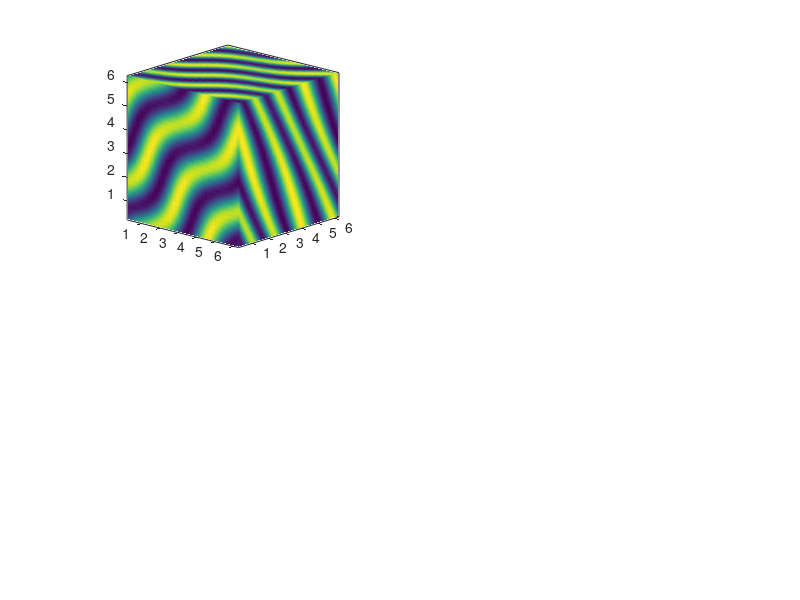

Here is the MATLAB script that generated this plot: (Note: this script raises an error after producing the figure.)
function RMHD_3D

%%%%%%%%%%%%%%%%%%%%%%%%%%%%%%%%%%%%%
%%%                               %%%
%%%   Draft 3D RMHD Solver        %%%
%%%                               %%%
%%%   Uses Elsasser Formulation   %%%
%%%   for an Alfven Wave in a     %%%
%%%   3D Torus                    %%%
%%%                               %%%
%%%%%%%%%%%%%%%%%%%%%%%%%%%%%%%%%%%%%

%% Paramaters %%%%%%%%%%%%%%%%%%%%%%%%%%%%%%%%%%

va   = 1;      % Alven velocity
nu   = 1e-3;
beta = 1;      % c_s/v_A

Fullscreen = 0;         % Makes plot figure fullscreen !!! Forces figure to foreground !!!

LX = 2*pi;     % Box-size (x-direction)
LY = 2*pi;     % Box-size (y-direction)
LZ = 2*pi;     % Box-size (z-direction)     %%% !!! Should this scale differently to LX and LY? !!! %%%

NX = 32;      % Resolution in x
NY = 32;      % Resolution in y
NZ = 32;      % Resolution in z
N = NX*NY*NZ;

CFL = 0.01;            %%% !!! Think about CFL conditions !!! %%% (Will eventually implement variable time step)
dt  = 1e-4;     % InitialTime Step
TF  = 1;      % Final Time
TSCREEN = 500;  % Screen Update Interval Count (NOTE: plotting is usually slow)
time = dt:dt:TF;

E_zeta_plus  = zeros(1,length(time));
E_zeta_minus = zeros(1,length(time));
E_s_plus     = zeros(1,length(time));
E_s_minus    = zeros(1,length(time));
u_par_save   = zeros(1,length(time));
u_perx_save  = zeros(1,length(time));
u_pery_save  = zeros(1,length(time));

dx = LX/NX;
dy = LY/NY;
dz = LZ/NZ;
min_mesh = min([dx dy dz]);
dV = dx*dy*dz;

I=sqrt(-1);
bpar = 1/sqrt(1+(1/beta)^2);
grid_int = dV/N;
t=0.0;

%% Initialise wavevector grid %%%%%%%%%%%%%%%%%%

kx = (2*I*pi/LX)*[0:((NX/2)-1)  -(NX/2):-1];    % [0, 1, ..., NX/2-1, -NX/2, -NX/2+1, ..., -1]    % This is a formatting convention
ky = (2*I*pi/LY)*[0:((NY/2)-1)  -(NY/2):-1];
kz = (2*I*pi/LZ)*[0:((NZ/2)-1)  -(NZ/2):-1];
[KX, KY, KZ] = ndgrid(kx, ky, kz);

dealias = abs(KX)<(1/3)*NX & abs(KY)<(1/3)*NY & abs(KZ)<(1/3)*NZ;    % Cutting of frequencies for dealiasing using the 2/3 rule   (2/3)*(N/2)

k2_perp = KX.^2 + KY.^2;      % (Perpendicular) Laplacian in Fourier space
k2_poisson = k2_perp;
k2_poisson(1,1,:) = 1;        % Fixed Laplacian in F.S. for Poisson's equation (Because first entry was 0)
k2 = k2_perp + KZ.^2;         % Laplacian in F.S.

%% Initial Condition %%%%%%%%%%%%%%%%%%%%%%%%%%%

[i,j,k] = ndgrid((1:NX)*dx,(1:NY)*dy,(1:NZ)*dz);
XG = permute(i, [2 1 3]);
YG = permute(j, [2 1 3]);
ZG = permute(k, [2 1 3]);

%%%% Taylor-Green Vortex
% %
% Lap_zeta_plus  = k2_perp.*fftn((1/(pi))*(sin((2*pi/LX)*i).*sin((4*pi/LX)*j).*cos((2*pi/LX)*k) + (1/sqrt(3)).*cos((12*pi/LX)*i).*cos((2*pi/LX)*j).*sin((4*pi/LX)*k)));
% Lap_zeta_minus = k2_perp.*fftn((1/(2*pi))*(sin((2*pi/LX)*i).*sin((2*pi/LX)*j).*cos((8*pi/LX)*k) - (1/sqrt(3)).*cos((2*pi/LX)*i).*cos((4*pi/LX)*j).*sin((2*pi/LX)*k)));
% %
% s_plus  = fftn((-2/sqrt(12*pi))*(1/bpar).*sin((2*pi/LX)*i).*sin((2*pi/LX)*j).*cos((2*pi/LX)*k));
% s_minus = fftn((2/sqrt(12*pi))*(1/bpar).*sin((2*pi/LX)*i).*sin((2*pi/LX)*j).*cos((2*pi/LX)*k));

Lap_zeta_plus  = k2_perp.*fftn(sin(4*pi*(i/LX - 2*j/LY - k/LZ)));
Lap_zeta_minus = k2_perp.*fftn(sin(2*pi*(i/LX + j/LY + k/LZ)));

% Lap_zeta_plus  = k2_perp.*fftn(1);
% Lap_zeta_minus = k2_perp.*fftn(0);

s_plus  = fftn(0.01*cos(-2*pi*(k/LZ+i/LX)));
s_minus = fftn(0.01*sin( 2*pi*(j/LY+k/LZ)));

%% Solver %%%%%%%%%%%%%%%%%%%%%%%%%%%%%%%%%%%%%%
tic
k=0;
n=1;
for i = (1:length(time))
    k=k+1;
    
    %% Update time-step        (!!Requires changing time vector!!)
    u_par = real(ifftn((0.5).*(s_plus + s_minus)));
    
    phi = abs((0.5)*(Lap_zeta_plus + Lap_zeta_minus)./k2_poisson);
    phi_x = real(ifftn(KX.*phi));    % y component of u_perp
    phi_y = real(ifftn(KY.*phi));    %-x component of u_perp
    
    psi = abs((0.5)*(Lap_zeta_plus - Lap_zeta_minus)./k2_poisson);
    psi_x = real(ifftn(KX.*psi));    % y component of u_perp
    psi_y = real(ifftn(KY.*psi));    %-x component of u_perp
    
    u_perp = sqrt((phi_x).^2 + (phi_y).^2);
    u = sqrt(u_par.^2 + u_perp.^2);
    
    va_perp = sqrt(psi_x.^2 + psi_y.^2);
    va_par = real(ifftn(bpar*(0.5).*(s_plus - s_minus)));
    va_time = sqrt(va_par.^2 + va_perp.^2);
    
    dt_grid_phi = (CFL*min_mesh)./u;
    dt_grid_psi = (CFL*min_mesh)./va_time;
    
    dt = min( [min(dt_grid_phi(:)) min(dt_grid_psi(:))])/2;
    exp_correct = exp(dt*nu*k2);  % (Romain thinks k2) %%% !!! Can include linear term !!!
    
    %%% Update zeta p/m for new time-step
    zeta_plus = Lap_zeta_plus./k2_poisson;
    zeta_minus = Lap_zeta_minus./k2_poisson;
    
    %%% Compute Poisson Brackets
    
    % Calculates derivatives for PB
    zp_x  = real(ifftn(KX.*zeta_plus));
    zm_x  = real(ifftn(KX.*zeta_minus));
    zp_y  = real(ifftn(KY.*zeta_plus));
    zm_y  = real(ifftn(KY.*zeta_minus));
    
    sp_x  = real(ifftn(KX.*s_plus));
    sm_x  = real(ifftn(KX.*s_minus));
    sp_y  = real(ifftn(KY.*s_plus));
    sm_y  = real(ifftn(KY.*s_minus));
    
    Lzp_x = real(ifftn(KX.*Lap_zeta_plus));
    Lzm_x = real(ifftn(KX.*Lap_zeta_minus));
    Lzp_y = real(ifftn(KY.*Lap_zeta_plus));
    Lzm_y = real(ifftn(KY.*Lap_zeta_minus));
    
    % Calculates PB
    % Alfven
    PB_zp_Lzm = fftn((zp_x.*Lzm_y) - (zp_y.*Lzm_x));
    PB_zm_Lzp = fftn((zm_x.*Lzp_y) - (zm_y.*Lzp_x));
    PB_zp_zm  = fftn((zp_x.*zm_y)  - (zp_y.*zm_x));
    % Compressive
    PB_zp_sp  = fftn((zp_x.*sp_y)  - (zp_y.*sp_x));
    PB_zp_sm  = fftn((zp_x.*sm_y)  - (zp_y.*sm_x));
    PB_zm_sp  = fftn((zm_x.*sp_y)  - (zm_y.*sp_x));
    PB_zm_sm  = fftn((zm_x.*sm_y)  - (zm_y.*sm_x));
    
    NL_zeta_Sup = -(0.5).*(PB_zp_Lzm + PB_zm_Lzp).*dealias;
    NL_zeta_Lap = -(0.5).*k2_perp.*PB_zp_zm.*dealias;
    NL_zeta_plus  = NL_zeta_Sup - NL_zeta_Lap;
    NL_zeta_minus = NL_zeta_Sup + NL_zeta_Lap;
    
    NL_s_plus   = -(0.5).*((1-bpar).*PB_zp_sp + (1+bpar).*PB_zm_sp).*dealias;
    NL_s_minus  = -(0.5).*((1+bpar).*PB_zp_sm + (1-bpar).*PB_zm_sm).*dealias;
    
    %%% Compute Linear terms
    
    Lin_zeta_plus  =   va.*KZ.*Lap_zeta_plus;
    Lin_zeta_minus =  -va.*KZ.*Lap_zeta_minus;
    Lin_s_plus     =  (va*bpar).*KZ.*s_plus;
    Lin_s_minus    = -(va*bpar).*KZ.*s_minus;
    
    %%% Compute Solution at the next step %%%
    
    Lap_zeta_plus_new  = dt*(Lin_zeta_plus + NL_zeta_plus) + Lap_zeta_plus;
    Lap_zeta_minus_new = dt*(Lin_zeta_minus + NL_zeta_minus) + Lap_zeta_minus;
    s_plus_new         = dt*(Lin_s_plus + NL_s_plus) + s_plus;
    s_minus_new        = dt*(Lin_s_minus + NL_s_minus) + s_minus;
    
    Lap_zeta_plus_new  = Lap_zeta_plus_new.*exp_correct;
    Lap_zeta_minus_new = Lap_zeta_minus_new.*exp_correct;
    s_plus_new  = s_plus_new.*exp_correct;
    s_minus_new = s_minus_new.*exp_correct;
    
    %%% Energy %%%
    
    E_zeta_plus_grid  = (abs(Lap_zeta_plus_new).^2)./abs(k2_poisson);
    E_zeta_minus_grid = (abs(Lap_zeta_minus_new).^2)./abs(k2_poisson);
    E_s_plus_grid     = (abs(s_plus_new)).^2;
    E_s_minus_grid    = (abs(s_minus_new)).^2;
    
    E_zeta_plus(n)  = (0.5)*sum(E_zeta_plus_grid(:))*(grid_int);
    E_zeta_minus(n) = (0.5)*sum(E_zeta_minus_grid(:))*(grid_int);
    E_s_plus(n)     = (0.5)*sum(E_s_plus_grid(:))*(grid_int);
    E_s_minus(n)    = (0.5)*sum(E_s_minus_grid(:))*(grid_int);
    
    t=t+dt;
    
    %% Plotting %%%
    if (k==TSCREEN)
        
        %Go back to real space for plotting
        zetap  = double(permute(real(ifftn(Lap_zeta_plus_new./k2_poisson)),[2,1,3]));
        zetam  = double(permute(real(ifftn(Lap_zeta_minus_new./k2_poisson)),[2,1,3]));
        sp     = double(permute(real(ifftn(s_plus_new)),[2,1,3]));
        sm     = double(permute(real(ifftn(s_minus_new)),[2,1,3]));
        
        figure(1)
        if Fullscreen == 1
            set(gcf, 'Units', 'Normalized', 'OuterPosition', [0, 0.04, 1, 0.96])        % Makes figure fullscreen
        end
        subplot(2,2,1)
        hold on
        hx = slice(XG, YG, ZG, zetap, LX, [], []);
        set(hx,'FaceColor','interp','EdgeColor','none')
        hy = slice(XG, YG, ZG, zetap, [], dy, []);
        set(hy,'FaceColor','interp','EdgeColor','none')
        hz = slice(XG, YG, ZG, zetap, [], [], LZ);
        set(hz,'FaceColor','interp','EdgeColor','none')
        hold off
        
        daspect([1,1,1])
        axis tight
        box on
        view(42,16)
        camproj perspective
        set(gcf,'Renderer','zbuffer')
        title([num2str(t,'%0.3f') '  \zeta^+'])
        xlabel('x')
        ylabel('y')
        zlabel('z')
        colorbar
        
        subplot(2,2,2)
        hold on
        hx = slice(XG, YG, ZG, zetam, LX, [], []);
        set(hx,'FaceColor','interp','EdgeColor','none')
        hy = slice(XG, YG, ZG, zetam, [], dy, []);
        set(hy,'FaceColor','interp','EdgeColor','none')
        hz = slice(XG, YG, ZG, zetam, [], [], LZ);
        set(hz,'FaceColor','interp','EdgeColor','none')
        hold off
        
        daspect([1,1,1])
        axis tight
        box on
        view(42,16)
        camproj perspective
        set(gcf,'Renderer','zbuffer')
        title('\zeta^-')
        xlabel('x')
        ylabel('y')
        zlabel('z')
        colorbar
        
        subplot(2,2,3)
        hold on
        hx = slice(XG, YG, ZG, sp, LX, [], []);
        set(hx,'FaceColor','interp','EdgeColor','none')
        hy = slice(XG, YG, ZG, sp, [], dy, []);
        set(hy,'FaceColor','interp','EdgeColor','none')
        hz = slice(XG, YG, ZG, sp, [], [], LZ);
        set(hz,'FaceColor','interp','EdgeColor','none')
        hold off
        
        daspect([1,1,1])
        axis tight
        box on
        view(42,16)
        camproj perspective
        set(gcf,'Renderer','zbuffer')
        title('z^+')
        xlabel('x')
        ylabel('y')
        zlabel('z')
        colorbar
        
        subplot(2,2,4)
        hold on
        hx = slice(XG, YG, ZG, sm, LX, [], []);
        set(hx,'FaceColor','interp','EdgeColor','none')
        hy = slice(XG, YG, ZG, sm, [], dy, []);
        set(hy,'FaceColor','interp','EdgeColor','none')
        hz = slice(XG, YG, ZG, sm, [], [], LZ);
        set(hz,'FaceColor','interp','EdgeColor','none')
        hold off
        
        daspect([1,1,1])
        axis tight
        box on
        view(42,16)
        camproj perspective
        set(gcf,'Renderer','zbuffer')
        title('z^-')
        xlabel('x')
        ylabel('y')
        zlabel('z')
        colorbar
        %         saveas(gcf, ['./gif/' num2str(t) '.jpg'])
        drawnow
        k=0;
    end
    
    % Update variables for next timestep
    n = n+1
    Lap_zeta_plus  = Lap_zeta_plus_new;
    Lap_zeta_minus = Lap_zeta_minus_new;
    s_plus         = s_plus_new;
    s_minus        = s_minus_new;
end
disp(toc)
disp(t)
%% Energy Plot %%%%%%%%%%%%%%%%%%%%%%%%%%%%%%%%%

figure(2)
subplot(1,2,1)
plot(time, E_zeta_plus, time, E_zeta_minus)
title('\zeta^{\pm} "Energy"')
legend('\zeta^+', '\zeta^-')
xlabel('Time')
subplot(1,2,2)
plot(time, E_s_plus, time, E_s_minus)
title('z^{\pm} "Energy"')
legend('z^+', 'z^-')
xlabel('Time')

end


    